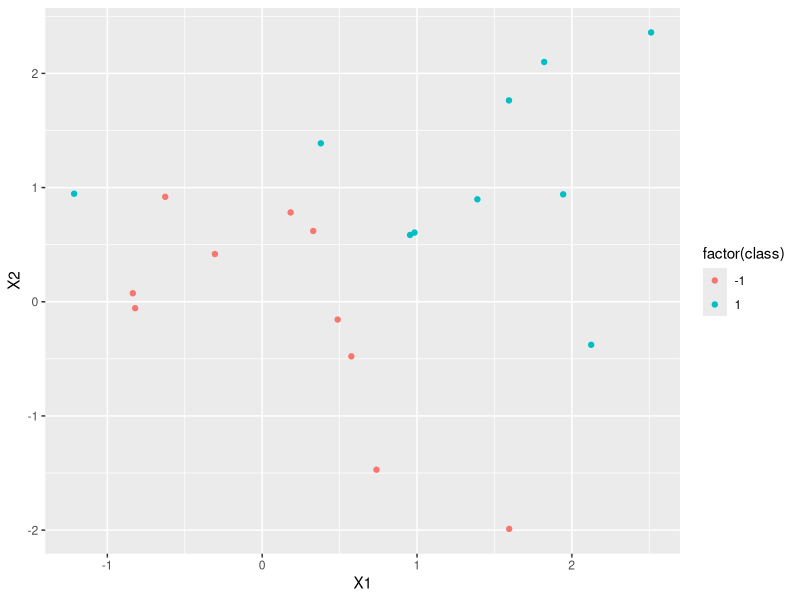
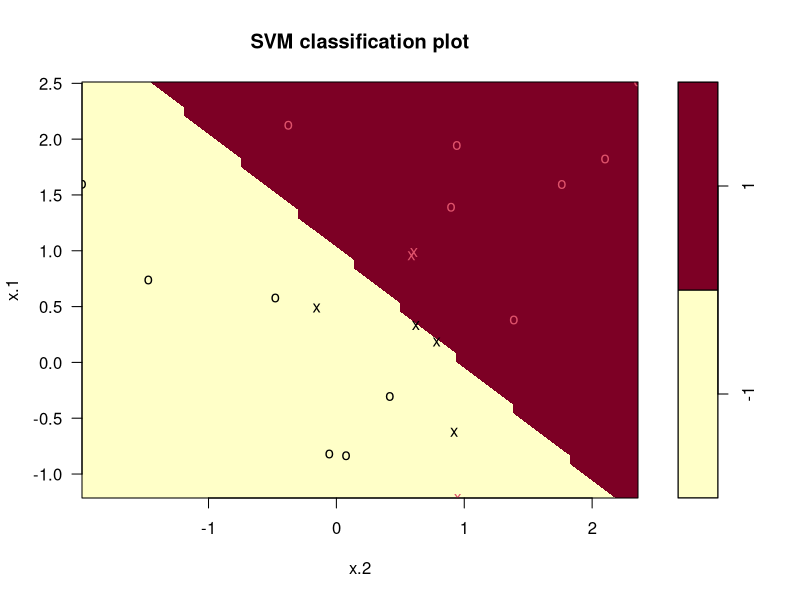
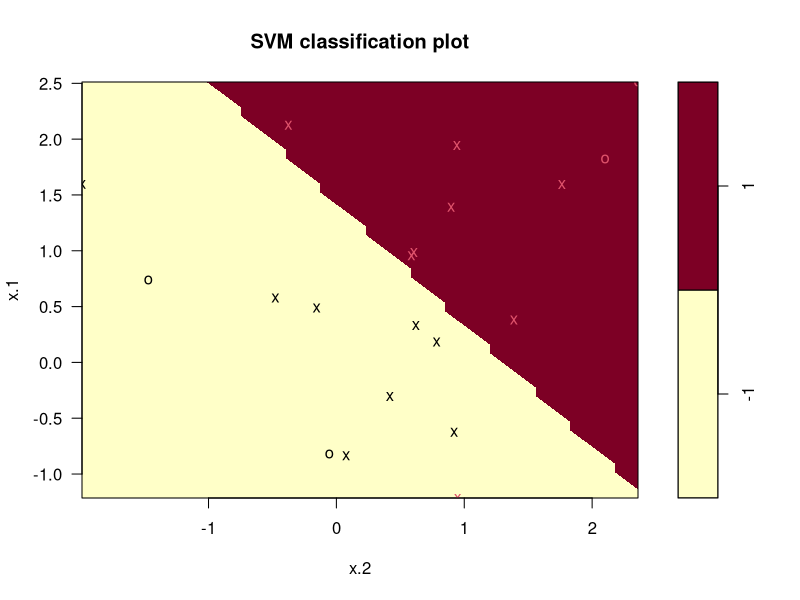
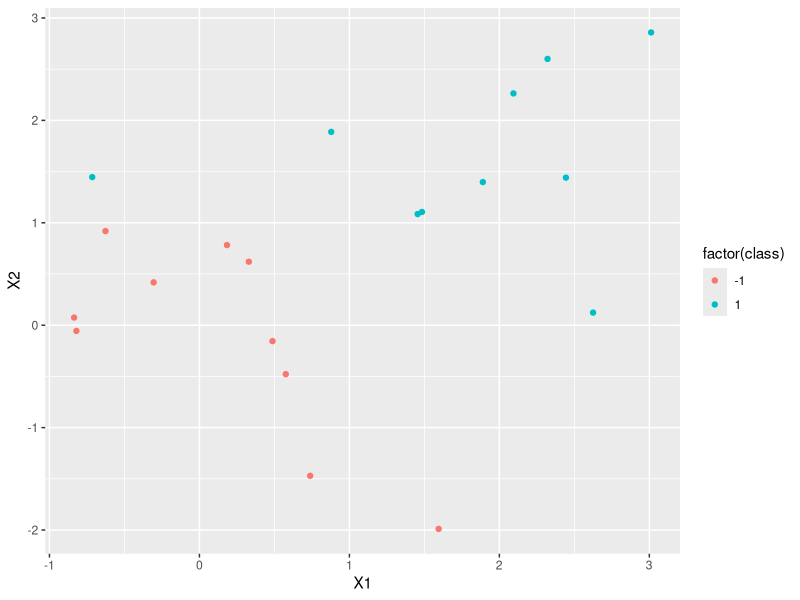
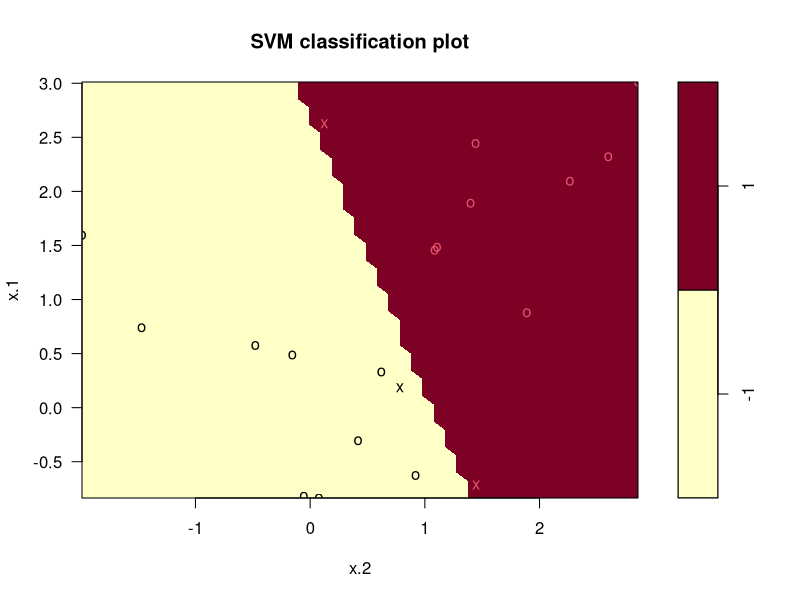
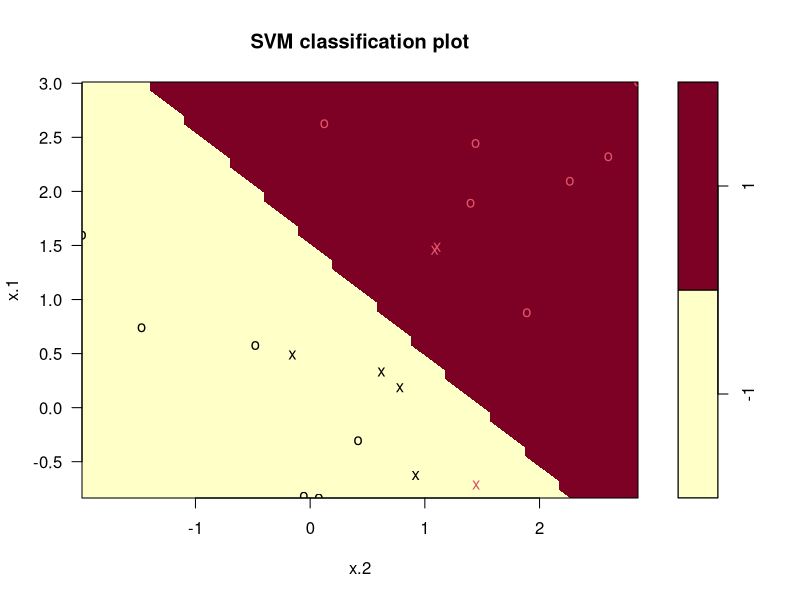
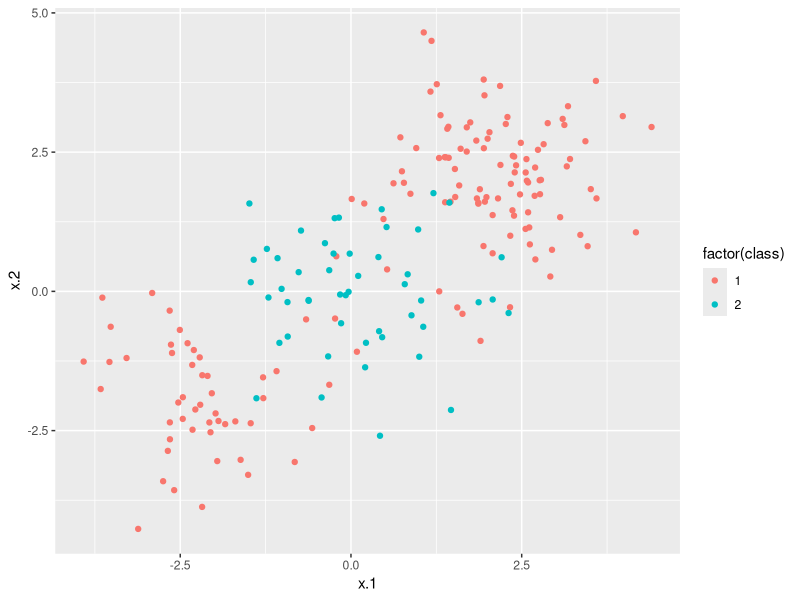
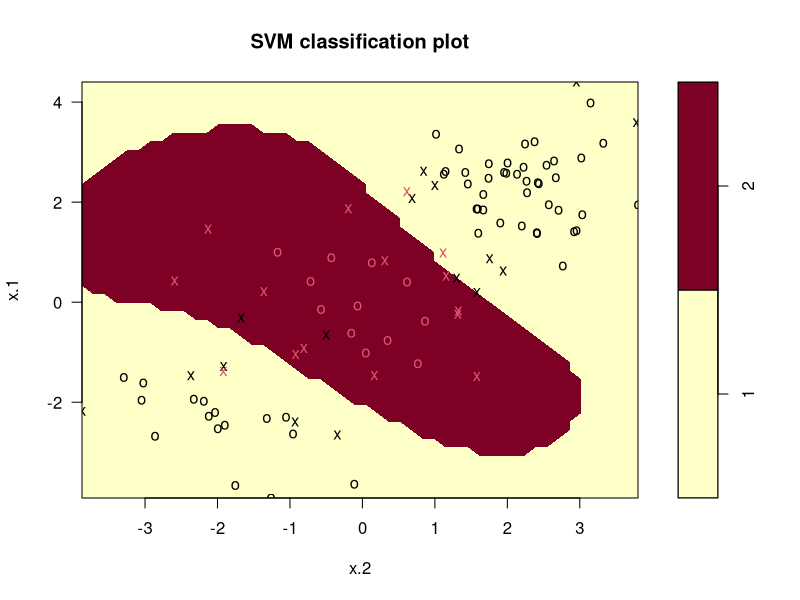

Write R code to recreate these figures, in order.
## ---- chunk 1
require(knitr)
opts_chunk$set(eval=FALSE)
## ---- chunk 2
set.seed(1)
x = matrix(rnorm(20*2), ncol=2)
class = c(rep(-1,10), rep(1,10))
x[class == 1,] = x[class == 1,] + 1
## ---- chunk 3
library(ggplot2)
ggplot(data.frame(x), aes(X1, X2, colour = factor(class))) +
  geom_point()
## ---- chunk 4
training_data = data.frame(x = x, class = as.factor(class))
library(e1071)
svmfit = svm(class~., data = training_data, kernel = "linear", cost = 10, scale = FALSE)
## ---- chunk 5
plot(svmfit, training_data)
## ---- chunk 6
svmfit$index
## ---- chunk 7
summary(svmfit)
## ---- chunk 8
svmfit = svm(class~., data = training_data, kernel = "linear", cost = 0.1, scale = FALSE)
plot(svmfit, training_data)
svmfit$index
## ---- chunk 9
set.seed(1)
tune_out = tune(svm, class~., data = training_data, kernel = "linear", 
                ranges = list(cost = c(0.001, 0.01, 0.1, 1,5,10,100)))
## ---- chunk 10
summary(tune_out)
## ---- chunk 11
bestmod = tune_out$best.model
summary(bestmod)
## ---- chunk 12
xtest = matrix(rnorm(20*2), ncol = 2)
ytest = sample(c(-1,1), 20, rep = TRUE)
xtest[ytest == 1,] = xtest[ytest == 1,] + 1
test_data = data.frame(x = xtest, class = as.factor(ytest))
## ---- chunk 13
class_pred = predict(bestmod, test_data)
table(predict = class_pred, truth = test_data$class)
## ---- chunk 14
svmfit = svm(class~., data = training_data, kernel = "linear", cost = .01, scale = FALSE)
class_pred = predict(svmfit, test_data)
table(predict = class_pred, truth = test_data$class)
## ---- chunk 15
x[class == 1,] = x[class == 1,] + 0.5
ggplot(data.frame(x), aes(X1, X2, colour = factor(class))) +
  geom_point()
## ---- chunk 16
training_data2 = data.frame(x = x, class = as.factor(class))
svmfit=svm(class~., data = training_data2, kernel = "linear", cost = 1e5)
summary(svmfit)
plot(svmfit, training_data2)
## ---- chunk 17
svmfit = svm(class~., data = training_data2, kernel = "linear", cost = 1)
summary(svmfit)
plot(svmfit, training_data2)
## ---- chunk 18
set.seed(1)
x = matrix(rnorm(200*2), ncol = 2)
x[1:100,] = x[1:100,]+2
x[101:150,] = x[101:150,]-2
class = c(rep(1,150),rep(2,50))
nonlinear_data = data.frame(x = x, class = as.factor(class))

ggplot(nonlinear_data, aes(x.1, x.2, colour = factor(class))) +
  geom_point()
## ---- chunk 19
library(dplyr)

nonlinear_train = nonlinear_data %>%
  sample_frac(0.5)

nonlinear_test = nonlinear_data %>%
  setdiff(nonlinear_train)

svmfit = svm(class~., data = nonlinear_train, kernel = "radial",  gamma = 1, cost = 1)
plot(svmfit, nonlinear_train)
## ---- chunk 20
svmfit = svm(class~., data = nonlinear_train, kernel = "radial", gamma = 1, cost = 1e5)
plot(svmfit, nonlinear_train)
## ---- chunk 21
set.seed(1)
tune_out = tune(svm, class~., data = nonlinear_train, kernel = "radial",
                ranges = list(cost = c(0.1,1,10,100,1000), gamma = c(0.5,1,2,3,4)))
bestmod = tune_out$best.model
summary(bestmod)
## ---- chunk 22
plot(bestmod, nonlinear_train)
table(true = nonlinear_test$class, pred = predict(tune_out$best.model, newdata = nonlinear_test))
## ---- chunk 23
library(ROCR)
rocplot = function(pred, truth, ...){
   predob = prediction(pred, truth)
   perf = performance(predob, "tpr", "fpr")
   plot(perf,...)}
## ---- chunk 24
svmfit_opt = svm(class~., data = nonlinear_train, kernel = "radial", 
                 gamma = 2, cost = 1, decision.values = TRUE)
svmfit_flex = svm(class~., data = nonlinear_train, kernel = "radial", 
                  gamma = 50, cost = 1, decision.values = TRUE)
## ---- chunk 25
par(mfrow = c(1,2))

# Plot optimal parameter model's performance on training data
fitted_opt_train = attributes(predict(svmfit_opt, nonlinear_train, 
                                      decision.values = TRUE))$decision.values
rocplot(fitted_opt_train, nonlinear_train$class, main = "Training Data")

# Add more flexible model's performance to the plot
fitted_flex_train = attributes(predict(svmfit_flex, nonlinear_train,
                                       decision.values = TRUE))$decision.values
rocplot(fitted_flex_train, nonlinear_train$class, add = TRUE, col = "red")

# Plot optimal parameter model's performance on test data
fitted_opt_test = attributes(predict(svmfit_opt, nonlinear_test, 
                                     decision.values = TRUE))$decision.values
rocplot(fitted_opt_test, nonlinear_test$class, main = "Test Data")

# Add more flexible model's performance to the plot
fitted_flex_test = attributes(predict(svmfit_flex, nonlinear_test, 
                                      decision.values = TRUE))$decision.values
rocplot(fitted_flex_test, nonlinear_test$class, add = TRUE, col = "red")
